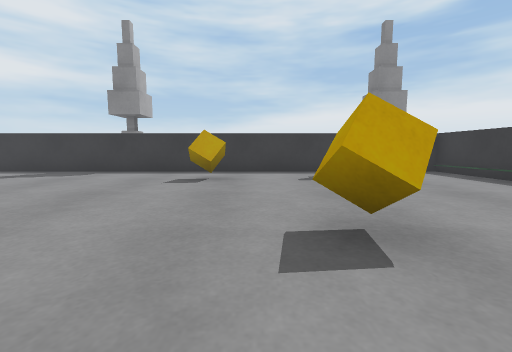
View 1 (above)

16 first-person views from a walk through a scene from a Unity 3-D project. The camera is 0.59 m above the floor, tilts 6° down and sees 90° across. The floor is counted in squares, 1 m on a side. Each view is taken from the middle of a square. On the plan, view 1 faces up. The plan holds only what a view shows up to about 9 squares ahead; the rest is blank. The place goes on beyond the plan. The player character is not drawn. Surface patterns are stand-ins for the level's own textures.

View 2
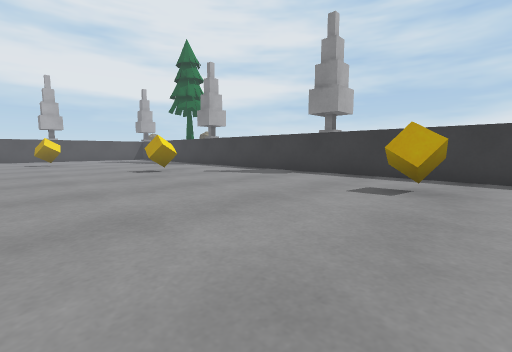

View 3
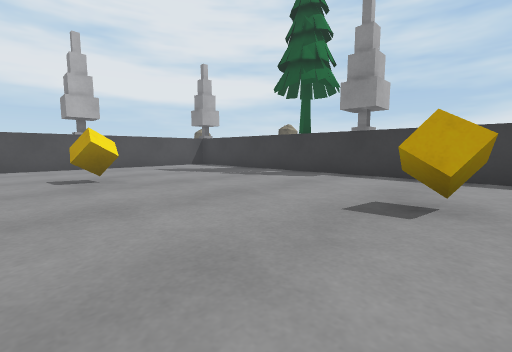

View 4
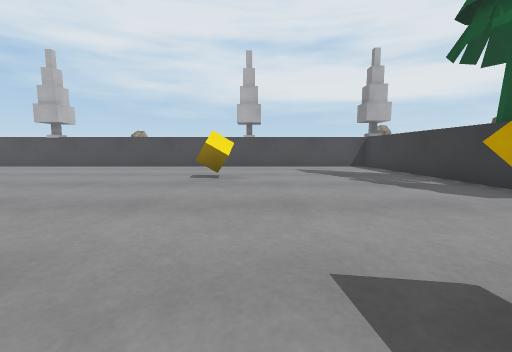

View 5
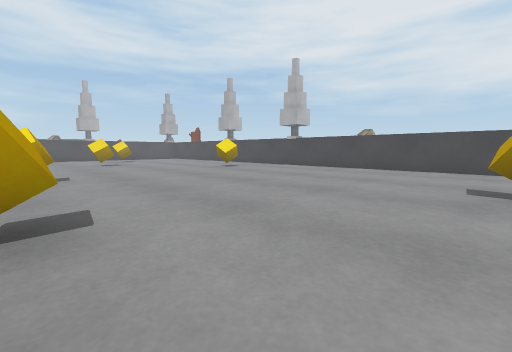

View 6
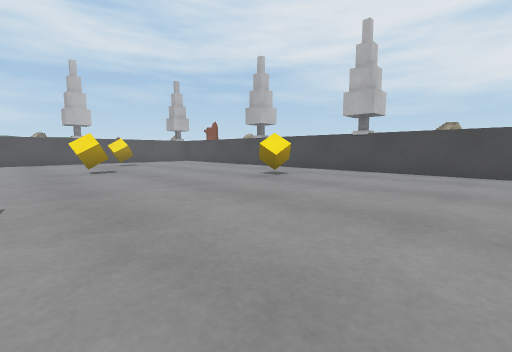

View 7
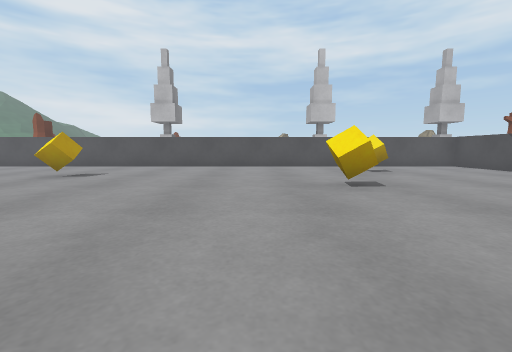

View 8
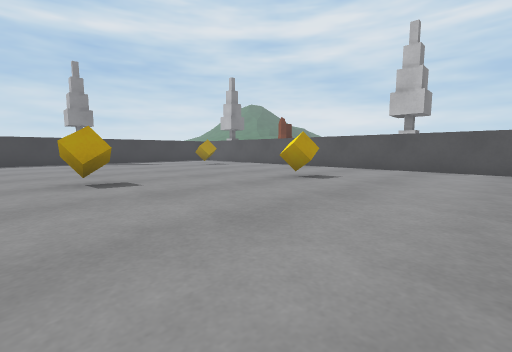

View 9
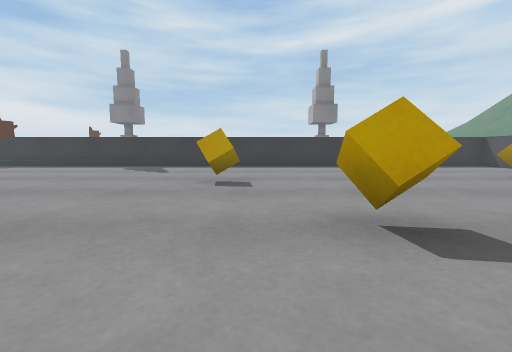

View 10
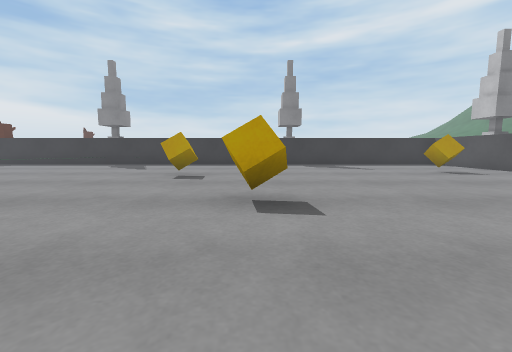

View 11
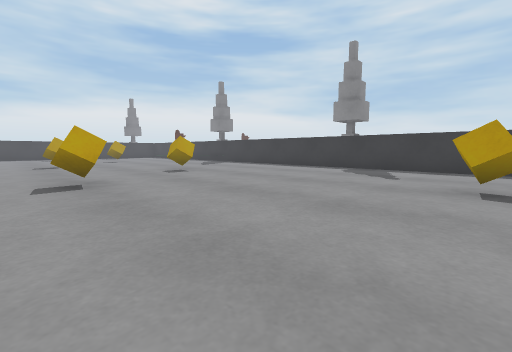

View 12
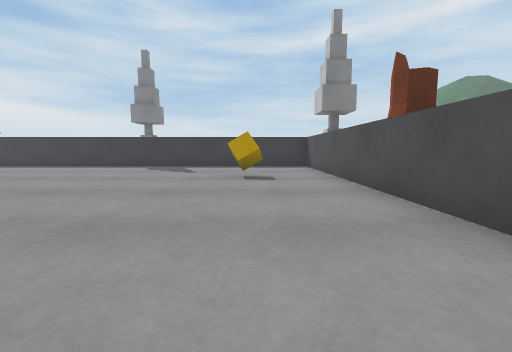

View 13
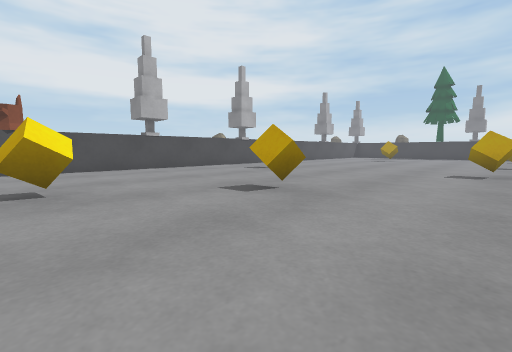

View 14
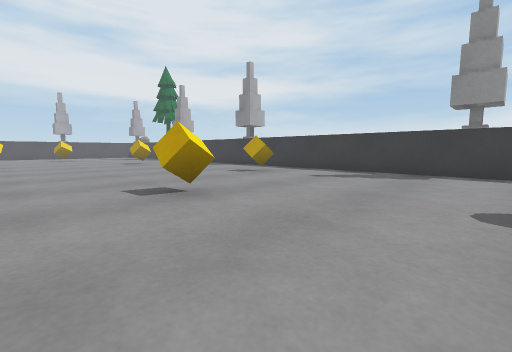

View 15
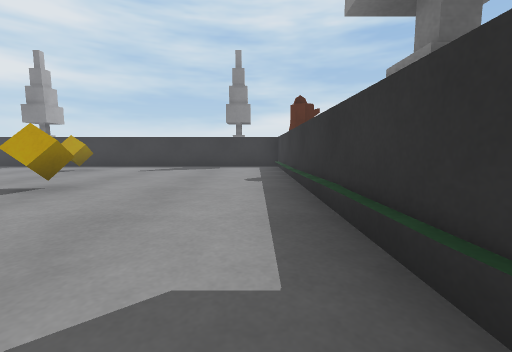

View 16
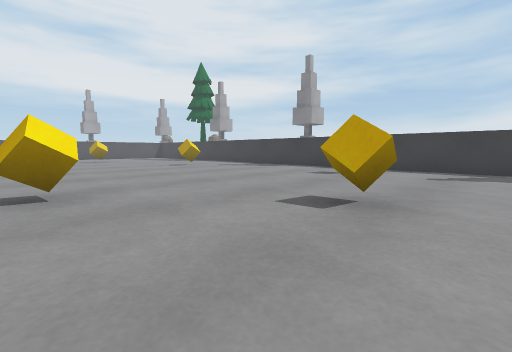

### Floor plan
Points are (right, up) in squares from view 1. A wall is a line through its corners. A room is listed if a view was taken in it or the views show most of it. See-through windows are left out.
Room 1 (views 1, 2, 3, 4, 5, 6, 7, 8, 9, 10, 11, 12, 13, 14, 15, 16)
walls: (4.8, -0.6) (4.8, 3.5); (4.8, -6.6) (4.8, -1.5); (-4.6, -12.8) (-1.5, -12.8); (-3.4, 6.8) (-7.1, 6.8); (-0.6, -12.8) (2.5, -12.8); (-8.4, 6.8) (-14.8, 6.8) (-14.8, -3.5); (-14.8, -4.4) (-14.8, -7.6); (-9.5, -12.8) (-5.5, -12.8); (4.8, -10.4) (4.8, -7.4); (4.8, 4.4) (4.8, 6.8) (3.5, 6.8); (2.6, 6.8) (-2.5, 6.8); (-14.8, -8.5) (-14.8, -10); (3.4, -12.8) (4.8, -12.8) (4.8, -10.9); (-13.5, -12.8) (-12.1, -12.8); (-14.8, -11.4) (-14.8, -12.8)
objects: other object (-15, -8); other object (-15, -4); other object (-15, 3); cube (-12, -5); cube (-11, -11); cube (-11, 2); cube (-9, -8); other object (-8, 7); cube (-7, -4); cube (-7, 0); cube (-6, 4); cube (-4, -10); other object (-3, 7); cube (-2, -6); cube (-2, -1); cube (-1, 5); cube (1, -4); cube (1, 2); cube (2, -11); other object (3, 7); other object (5, -7); other object (5, -1); stump (5, 4)

Where each view was taken, in squares from view 1:
view 1: 0 up, 0 right, facing up
view 2: 1 up, 0 right, facing up-left
view 3: 1 up, 6 left, facing up-left
view 4: 3 up, 6 left, facing left
view 5: 2 up, 7 left, facing down-left
view 6: 1 down, 8 left, facing down-left
view 7: 4 down, 8 left, facing down
view 8: 5 down, 7 left, facing down-right
view 9: 5 down, 4 left, facing right
view 10: 6 down, 5 left, facing right
view 11: 11 down, 3 left, facing up-right
view 12: 11 down, 4 left, facing right
view 13: 11 down, 7 left, facing up-left
view 14: 0 up, 4 right, facing up-left
view 15: 2 down, 4 right, facing up
view 16: 1 down, 2 right, facing up-left
